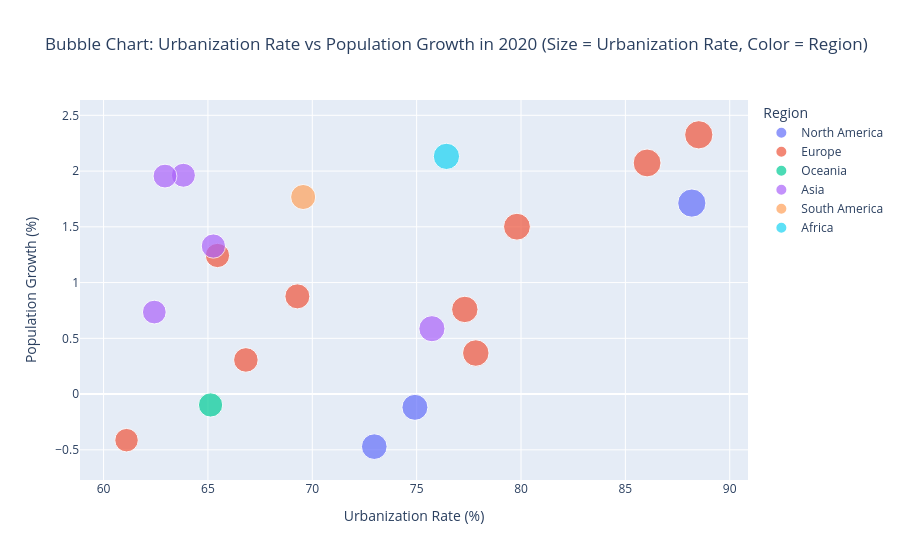

Notebook code cell kept with this figure:
### Markdown cell above
***Key Takeaway 1:*** Between 2020 and 2023, more countries experienced negative GDP growth, reflecting the prolonged economic impact of the COVID-19 pandemic. This trend highlights that while some countries recovered quickly, many faced ongoing challenges such as inflation and reduced consumer spending.

### Code cell
fig = px.scatter(
    df_2020,
    x='Urbanization Rate (%)',
    y='Population Growth (%)',
    color='Region',
    hover_data=['Country', 'Code'],
    size='Urbanization Rate (%)',
    size_max=20,
    title='Bubble Chart: Urbanization Rate vs Population Growth in 2020 (Size = Urbanization Rate, Color = Region)'
)
plt.savefig('Raven_Shaw_FinalProject_UP_2020.jpg')
fig.show()

### Figure 1 — Plotly figure (JSON) as saved in the notebook; plotly's stock layout.template omitted (floating-point values rounded to 4 significant figures)
{"data": [{"customdata": [["USA", "USA"], ["Canada", "CAN"], ["Mexico", "MEX"]], "hovertemplate": "Region=North America<br>Urbanization Rate (%)=%{marker.size}<br>Population Growth (%)=%{y}<br>Country=%{customdata[0]}<br>Code=%{customdata[1]}<extra></extra>", "legendgroup": "North America", "marker": {"color": "#636efa", "size": [88.18, 74.92, 72.97], "sizemode": "area", "sizeref": 0.2213, "symbol": "circle"}, "mode": "markers", "name": "North America", "orientation": "v", "showlegend": true, "type": "scatter", "x": [88.18, 74.92, 72.97], "xaxis": "x", "y": [1.713, -0.1188, -0.4713], "yaxis": "y"}, {"customdata": [["UK", "GBR"], ["Germany", "DEU"], ["France", "FRA"], ["Italy", "ITA"], ["Spain", "ESP"], ["Russia", "RUS"], ["Netherlands", "NLD"], ["Sweden", "SWE"], ["Switzerland", "CHE"]], "hovertemplate": "Region=Europe<br>Urbanization Rate (%)=%{marker.size}<br>Population Growth (%)=%{y}<br>Country=%{customdata[0]}<br>Code=%{customdata[1]}<extra></extra>", "legendgroup": "Europe", "marker": {"color": "#EF553B", "size": [77.31, 79.81, 88.52, 69.29, 65.46, 61.1, 66.82, 77.83, 86.04], "sizemode": "area", "sizeref": 0.2213, "symbol": "circle"}, "mode": "markers", "name": "Europe", "orientation": "v", "showlegend": true, "type": "scatter", "x": [77.31, 79.81, 88.52, 69.29, 65.46, 61.1, 66.82, 77.83, 86.04], "xaxis": "x", "y": [0.7592, 1.501, 2.325, 0.8763, 1.243, -0.4133, 0.3064, 0.3682, 2.073], "yaxis": "y"}, {"customdata": [["Australia", "AUS"]], "hovertemplate": "Region=Oceania<br>Urbanization Rate (%)=%{marker.size}<br>Population Growth (%)=%{y}<br>Country=%{customdata[0]}<br>Code=%{customdata[1]}<extra></extra>", "legendgroup": "Oceania", "marker": {"color": "#00cc96", "size": [65.13], "sizemode": "area", "sizeref": 0.2213, "symbol": "circle"}, "mode": "markers", "name": "Oceania", "orientation": "v", "showlegend": true, "type": "scatter", "x": [65.13], "xaxis": "x", "y": [-0.09734], "yaxis": "y"}, {"customdata": [["India", "IND"], ["China", "CHN"], ["Japan", "JPN"], ["South Korea", "PRK"], ["UAE", "ARE"]], "hovertemplate": "Region=Asia<br>Urbanization Rate (%)=%{marker.size}<br>Population Growth (%)=%{y}<br>Country=%{customdata[0]}<br>Code=%{customdata[1]}<extra></extra>", "legendgroup": "Asia", "marker": {"color": "#ab63fa", "size": [63.82, 75.73, 65.26, 62.43, 62.94], "sizemode": "area", "sizeref": 0.2213, "symbol": "circle"}, "mode": "markers", "name": "Asia", "orientation": "v", "showlegend": true, "type": "scatter", "x": [63.82, 75.73, 65.26, 62.43, 62.94], "xaxis": "x", "y": [1.963, 0.5865, 1.328, 0.7356, 1.955], "yaxis": "y"}, {"customdata": [["Brazil", "BRA"]], "hovertemplate": "Region=South America<br>Urbanization Rate (%)=%{marker.size}<br>Population Growth (%)=%{y}<br>Country=%{customdata[0]}<br>Code=%{customdata[1]}<extra></extra>", "legendgroup": "South America", "marker": {"color": "#FFA15A", "size": [69.56], "sizemode": "area", "sizeref": 0.2213, "symbol": "circle"}, "mode": "markers", "name": "South America", "orientation": "v", "showlegend": true, "type": "scatter", "x": [69.56], "xaxis": "x", "y": [1.768], "yaxis": "y"}, {"customdata": [["South Africa", "ZAF"]], "hovertemplate": "Region=Africa<br>Urbanization Rate (%)=%{marker.size}<br>Population Growth (%)=%{y}<br>Country=%{customdata[0]}<br>Code=%{customdata[1]}<extra></extra>", "legendgroup": "Africa", "marker": {"color": "#19d3f3", "size": [76.43], "sizemode": "area", "sizeref": 0.2213, "symbol": "circle"}, "mode": "markers", "name": "Africa", "orientation": "v", "showlegend": true, "type": "scatter", "x": [76.43], "xaxis": "x", "y": [2.132], "yaxis": "y"}], "layout": {"autosize": true, "legend": {"itemsizing": "constant", "title": {"text": "Region"}, "tracegroupgap": 0}, "title": {"text": "Bubble Chart: Urbanization Rate vs Population Growth in 2020 (Size = Urbanization Rate, Color = Region)"}, "xaxis": {"anchor": "y", "autorange": true, "domain": [0, 1], "range": [59.03, 90.68], "title": {"text": "Urbanization Rate (%)"}, "type": "linear"}, "yaxis": {"anchor": "x", "autorange": true, "domain": [0, 1], "range": [-0.9667, 2.852], "title": {"text": "Population Growth (%)"}, "type": "linear"}}}
